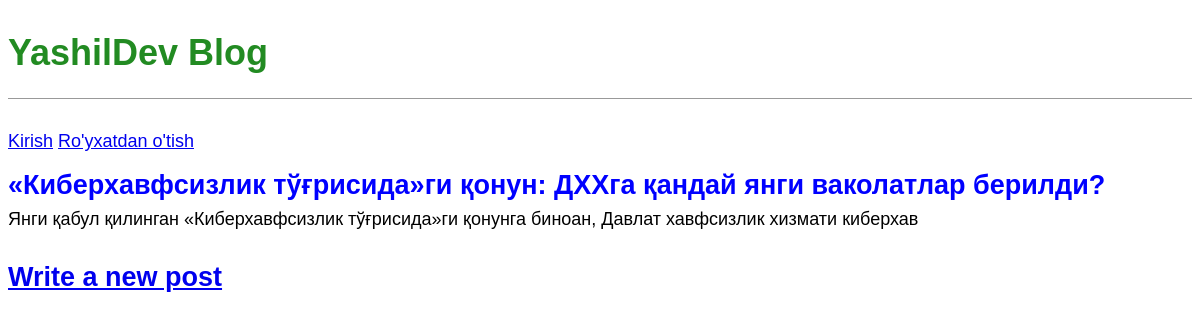
The page / on the database its author committed.
### blog/models.py (models this page shows, shortened)
class Post(models.Model):
	title = models.CharField(max_length=200)
	author = models.ForeignKey(
		'auth.User',
		on_delete=models.CASCADE,
	)
	body = models.TextField()

### blog/views.py (the view)
# urls.py: path('', BlogListView.as_view(), name='home'),
class BlogListView(ListView):
	model = Post
	template_name = 'home.html'

### templates/home.html
{% extends 'base.html' %}
{% block content %}
	{% for post in object_list %}
		<div class="post-entry">
			<h2><a href="{% url 'post_detail' post.pk %}">{{ post.title }}</a></h2>
			<p>{{ post.body | slice:":100"}}</p>
		</div>
	{% endfor %}
{% endblock content %}

### templates/base.html (shortened to what this page needs)
{% load static %}
<!DOCTYPE html>
<html lang="en">
<head>
    <link rel="stylesheet" href="{% static 'css/base.css' %}">
</head>
<body>
    <header>
        <h1><a href="{% url 'home' %}">YashilDev Blog</a></h1>
    </header>
    {% if user.is_authenticated %}
        <p>Xush kelibsiz, {{ user.username }}!</p>
        <p><a href="{% url 'logout' %}">Chiqish</a></p>
    {% else %}
    <p>
        <a href="{% url 'login' %}">Kirish</a>
        <a href="{% url 'signup' %}">Ro'yxatdan o'tish</a>
    </p>
    {% endif %}
    <div>
        {% block content %}
        {% endblock content %}
    </div>
    <footer>
        <h2><a href="{% url 'post_new' %}">Write a new post</a></h2>
    </footer>
</body>
</html>

### static/css/base.css (style rules this page uses)
header { border-bottom: 1px solid #999; margin-bottom: 2rem; display: flex; }
body { font-family: 'Noto Sans JP', sans-serif; font-size: 18px; }
header h1 a { color: ForestGreen; text-decoration: none; }
.post-entry { margin-bottom: 2rem; }
.post-entry h2 { margin: 0.5rem 0; }
.post-entry h2 a, .post-entry h2 a:visited { color: blue; text-decoration: none; }
.post-entry p { margin: 0; font-weight: 400; }

### rows shown on the page
Post: title "«Киберхавфсизлик тўғрисида»ги қонун: ДХХга қандай янги ваколатлар берилди?", body "Янги қабул қилинган «Киберхавфсизлик тўғрисида»ги қонунга биноан, Давлат хавфсизлик хизмати киберхав"
